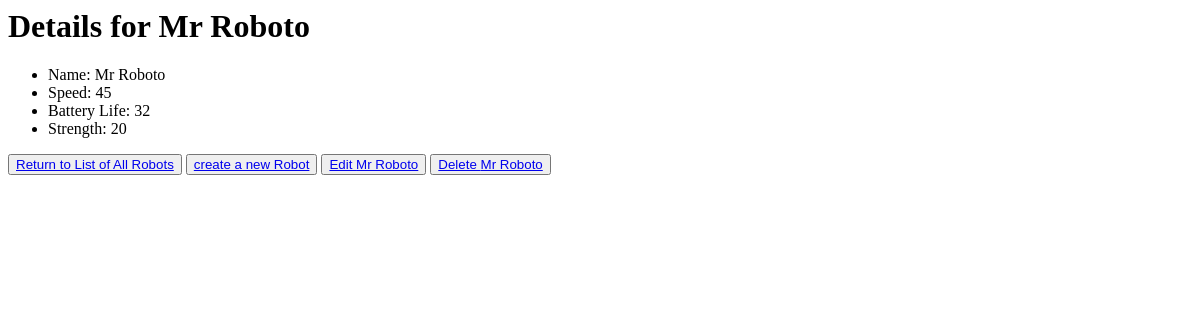
The page /bots/detail/1/ on the database as committed earlier.
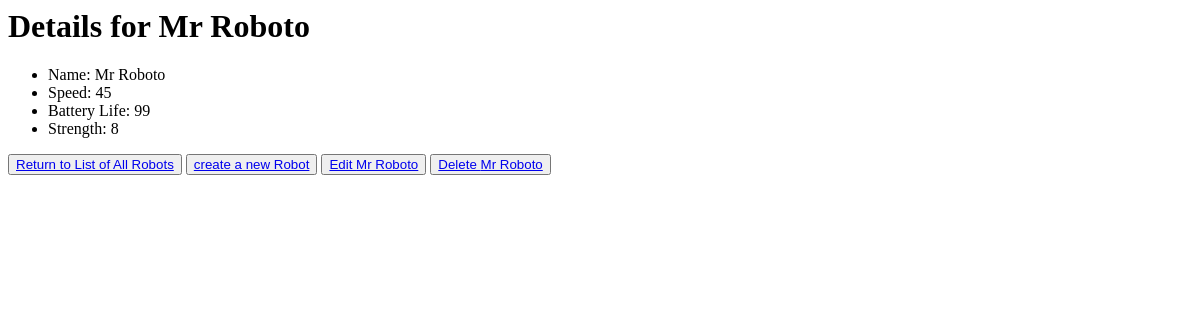
The same page on the database as committed later.
### bots/models.py (models this page shows, shortened)
class Robot(models.Model):
    name = models.CharField(max_length=75)
    speed = models.IntegerField(default=0)
    battery_life = models.IntegerField(default=0)
    strength = models.IntegerField(default=0)

### bots/views.py (the view)
# urls.py: url(r'^detail/(?P<pk>[0-9]+)/$', views.RobotDetail.as_view(),
class RobotDetail(DetailView):
    model = Robot
    template_name = 'bots/detail.html'

### bots/templates/bots/detail.html (shortened to what this page needs)
<h1>Details for {{robot.name }}</h1>
<ul>
    <li>Name: {{ robot.name }}</li>
    <li>Speed: {{ robot.speed }}</li>
    <li>Battery Life: {{ robot.battery_life }} </li>
    <li>Strength: {{ robot.strength }} </li>
    </ul>
<button><a href="{% url 'bots:index' %}">Return to List of All Robots</a></button>
<button><a href="{% url 'bots:create' %}">create a new Robot</a></button>
<button><a href="{% url 'bots:update' robot.id%}">Edit {{ robot.name }}</a></button>
<button><a href="{% url 'bots:delete' robot.id%}">Delete {{ robot.name }}</a></button>

Rows that differ between the two databases and show on the page:
changed Robot "Mr Roboto": battery_life "32" → "99"; strength "20" → "8"
